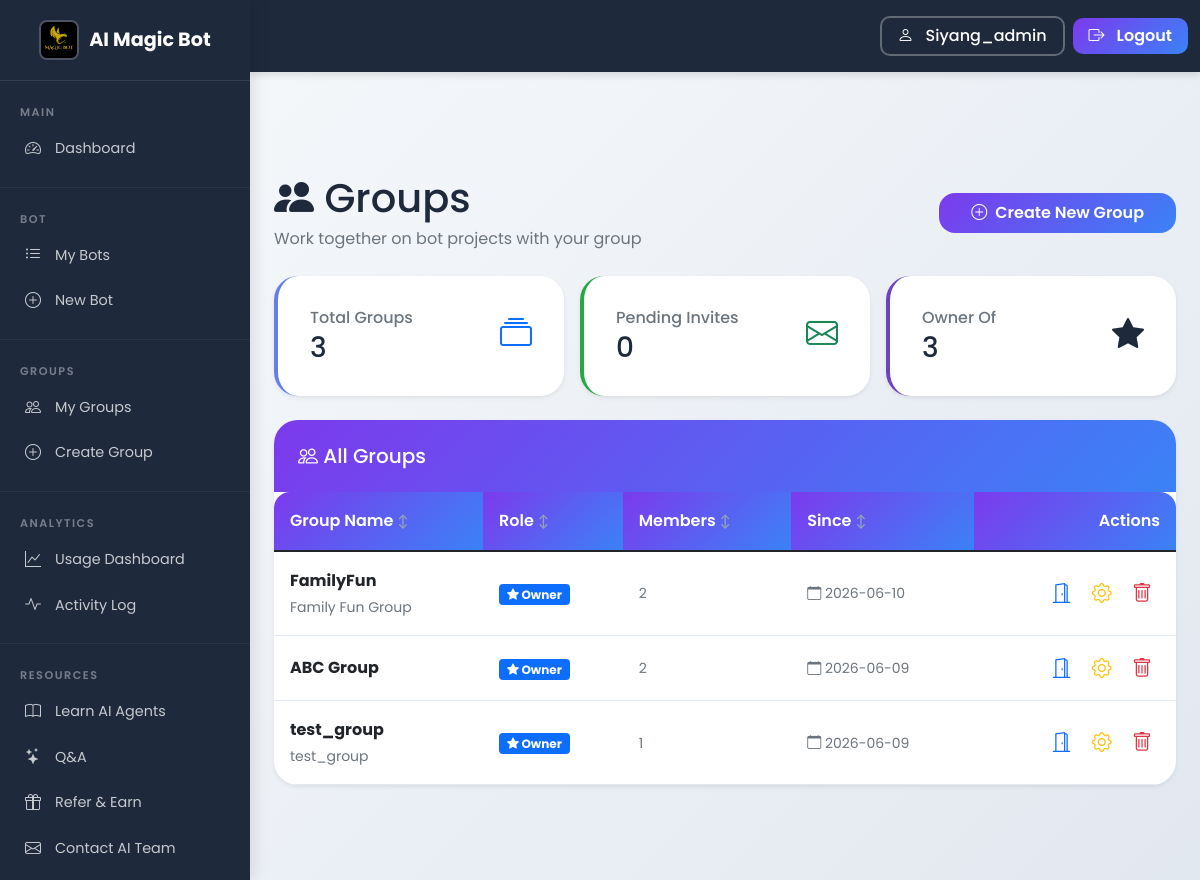
The app's page /groups (signed in) with its own data.
### tables this page shows
CREATE TABLE group_members (
            id INTEGER PRIMARY KEY AUTOINCREMENT,
            group_id INTEGER NOT NULL REFERENCES groups(id) ON DELETE CASCADE,
            user_id INTEGER NOT NULL REFERENCES users(id) ON DELETE CASCADE,
            role TEXT NOT NULL DEFAULT 'member',
            joined_at TIMESTAMP DEFAULT CURRENT_TIMESTAMP,
            invited_by INTEGER REFERENCES users(id) ON DELETE SET NULL,
            status TEXT DEFAULT 'active',
            permissions TEXT DEFAULT '{}',
            UNIQUE(group_id, user_id)
        );

CREATE TABLE groups (
            id INTEGER PRIMARY KEY AUTOINCREMENT,
            name TEXT NOT NULL,
            description TEXT,
            created_by INTEGER NOT NULL REFERENCES users(id) ON DELETE CASCADE,
            created_at TIMESTAMP DEFAULT CURRENT_TIMESTAMP,
            updated_at TIMESTAMP DEFAULT CURRENT_TIMESTAMP,
            is_active BOOLEAN DEFAULT TRUE,
            settings TEXT DEFAULT '{}'
        , group_chat_id TEXT DEFAULT NULL);

### group_collaboration_ui.py (the view)
    @app.route("/groups")
    @login_required
    def groups():
        user_id = session["user_id"]
        conn = get_db_connection()
        user_groups = get_user_groups(user_id)
        invitations = conn.execute("""
            SELECT ti.*, t.name as group_name, u.username as inviter_name
            FROM group_invitations ti
            JOIN groups t ON ti.group_id = t.id
            JOIN users u ON ti.invited_by = u.id
            WHERE ti.email = (
                SELECT email FROM users WHERE id = ?
            ) AND ti.status = 'pending' AND ti.expires_at > CURRENT_TIMESTAMP
        """, (user_id,)).fetchall()
        conn.close()
        return render_template("groups.html",
                             groups=user_groups,
                             invitations=invitations,
                             active_page='groups',
                             username=session.get("username"))

### app_complete_with_groups.py (called while the page is built, shortened)
@app.context_processor
def inject_trial_notification():
    return {}

@app.context_processor
def inject_random_background():
    import random
    background_images = [
        '/static/AI_IMG1.jpeg',
        '/static/AI_IMG_2.jpeg',
        '/static/AI_IMG_3.jpeg',
        '/static/AI_IMG_4.jpeg'
    ]
    random_bg = random.choice(background_images)
    return {
        'random_background': random_bg,
        'all_backgrounds': background_images,
        'is_admin': session.get('role') == 'admin'
    }

@app.after_request
def _log_access(response):
    if hasattr(request, "method") and hasattr(request, "path"):
        _access_logger.info(
            '%s %s %s %s',
            request.remote_addr or "-",
            request.method,
            request.full_path if hasattr(request, "full_path") else request.path,
            response.status_code,
        )
    return response

    def __call__(self, environ, start_response):
        environ['wsgi.url_scheme'] = 'https'
        return super().__call__(environ, start_response)

### db.py (called while the page is built)
def _sqlite_conn():
    import sqlite3
    db_path = Path(__file__).parent / "users.db"
    conn = sqlite3.connect(str(db_path), timeout=10)
    conn.row_factory = sqlite3.Row
    conn.execute("PRAGMA journal_mode=WAL")
    conn.execute("PRAGMA busy_timeout = 5000")
    conn.execute("PRAGMA synchronous = NORMAL")
    conn.execute("PRAGMA foreign_keys = ON")
    return conn

def get_conn():
    if USE_PG:
        return _pg_conn()
    return _sqlite_conn()

### group_collaboration_ui.py (called while the page is built)
def get_db_connection():
    return get_conn()

def get_user_groups(user_id):
    conn = get_db_connection()
    groups = conn.execute("""
        SELECT t.*, tm.role, tm.joined_at,
               (SELECT COUNT(*) FROM group_members WHERE group_id = t.id AND status = 'active') as member_count
        FROM groups t
        JOIN group_members tm ON t.id = tm.group_id
        WHERE tm.user_id = ? AND tm.status = 'active' AND t.is_active = TRUE
        ORDER BY t.created_at DESC
    """, (user_id,)).fetchall()
    conn.close()
    return groups

def login_required(f):
    @wraps(f)
    def decorated_function(*args, **kwargs):
        if "user_id" not in session:
            flash("Please log in to access this page.", "error")
            return redirect(url_for("signin_local"))
        return f(*args, **kwargs)
    return decorated_function

### templates/groups.html (shortened to what this page needs)
<!DOCTYPE html>
<html lang="en">
<head>
    <link href="https://cdn.jsdelivr.net/npm/bootstrap@5.1.3/dist/css/bootstrap.min.css" rel="stylesheet">
    <link rel="stylesheet" href="{{ url_for('static', filename='css/shared.css') }}">
    <link rel="stylesheet" href="https://cdn.jsdelivr.net/npm/bootstrap-icons@1.8.1/font/bootstrap-icons.css">
</head>
<body class="sidebar-layout">
    {% with active_page='groups' %}
    {% include '_sidebar.html' %}
<div class="sidebar-content">
    {% endwith %}
    <div class="container-fluid px-4 mt-4">
        <div class="d-flex justify-content-between align-items-center mb-4">
            <div>
                <h1 class="mb-1"><i class="bi bi-people-fill"></i> Groups</h1>
                <p class="text-muted mb-0">Work together on bot projects with your group</p>
            </div>
            <div>
                <a href="/groups/create" class="btn btn-primary">
                    <i class="bi bi-plus-circle"></i> Create New Group
                </a>
            </div>
        </div>
        <div class="row mb-4 g-3">
            <div class="col-md-4">
                <div class="card stats-card h-100 shadow-sm">
                    <div class="card-body">
                        <div class="d-flex justify-content-between">
                            <div>
                                <h6 class="text-muted mb-1">Total Groups</h6>
                                <h3 class="mb-0">{{ groups|length }}</h3>
                            </div>
                            <div class="text-primary"><i class="bi bi-collection fs-2"></i></div>
                        </div>
                    </div>
                </div>
            </div>
            <div class="col-md-4">
                <div class="card stats-card h-100 shadow-sm" style="border-left-color: #28a745;">
                    <div class="card-body">
                        <div class="d-flex justify-content-between">
                            <div>
                                <h6 class="text-muted mb-1">Pending Invites</h6>
                                <h3 class="mb-0">{{ invitations|length }}</h3>
                            </div>
                            <div class="text-success"><i class="bi bi-envelope fs-2"></i></div>
                        </div>
                    </div>
                </div>
            </div>
            <div class="col-md-4">
                <div class="card stats-card h-100 shadow-sm" style="border-left-color: #6f42c1;">
                    <div class="card-body">
                        <div class="d-flex justify-content-between">
                            <div>
                                <h6 class="text-muted mb-1">Owner Of</h6>
                                <h3 class="mb-0">{{ groups|selectattr('role','equalto','owner')|list|length }}</h3>
                            </div>
                            <div class="text-purple"><i class="bi bi-star-fill fs-2"></i></div>
                        </div>
                    </div>
                </div>
            </div>
        </div>
        <div class="card shadow-sm">
            <div class="card-header bg-white">
                <h5 class="mb-0"><i class="bi bi-people"></i> All Groups</h5>
            </div>
            <div class="card-body p-0">
                {% if groups %}
                <div class="table-responsive">
                    <table class="table table-hover mb-0 group-table">
                        <thead>
                            <tr>
                                <th>Group Name</th>
                                <th>Role</th>
                                <th>Members</th>
                                <th>Since</th>
                                <th class="text-end">Actions</th>
                            </tr>
                        </thead>
                        <tbody>
                            {% for group in groups %}
                            <tr>
                                <td data-label="Group Name">
                                    <strong>{{ group.name }}</strong>
                                    {% if group.description %}
                                    <br><small class="text-muted">{{ group.description[:80] }}{% if group.description|length > 80 %}…{% endif %}</small>
                                    {% endif %}
                                </td>
                                <td data-label="Role">
                                    {% if group.role == 'owner' %}
                                    <span class="badge bg-primary"><i class="bi bi-star-fill"></i> Owner</span>
                                    {% elif group.role == 'admin' %}
                                    <span class="badge bg-warning text-dark">Admin</span>
                                    {% else %}
                                    <span class="badge bg-secondary">Member</span>
                                    {% endif %}
                                </td>
                                <td class="small text-muted" data-label="Members">{{ group.member_count or '—' }}</td>
                                <td class="small text-muted" data-label="Since"><i class="bi bi-calendar"></i> {{ (group.joined_at or group.created_at)[:10] }}</td>
                                <td class="text-end" style="white-space: nowrap;" data-label="Actions">
                                    <a href="/groups/{{ group.id }}" class="action-link enter" title="Enter">
                                        <i class="bi bi-door-open fs-5"></i>
                                    </a>
                                    {% if is_admin or group.role in ['owner', 'admin'] %}
                                    <a href="/groups/{{ group.id }}/settings" class="action-link edit" title="Settings">
                                        <i class="bi bi-gear fs-5"></i>
                                    </a>
                                    {% if is_admin or group.role == 'owner' %}
                                    <a href="javascript:void(0)" class="action-link delete" title="Delete"
                                       onclick="if(confirm('Delete group «{{ group.name }}»? This cannot be undone.')){document.getElementById('del-form-{{ group.id }}').submit()}">
                                        <i class="bi bi-trash fs-5"></i>
                                    </a>
                                    {% endif %}
                                    {% endif %}
                                </td>
                            </tr>
                            {% endfor %}
                        </tbody>
                    </table>
                </div>
                {% endif %}
            </div>
        </div>
    </div>
</div>
</body>
</html>

### static/css/shared.css (style rules this page uses)
:root { --primary-color: #7c3aed; --secondary-color: #3b82f6; --accent-color: #f59e0b; --success-color: #10b981; --danger-color: #ef4444; --warning-color: #f59e0b; --info-color: #3b82f6; --dark-color: #1e293b; --light-color: #f8fafc; --gray-100: #f1f5f9; --gray-200: #e2e8f0; --gray-300: #cbd5e1; --gray-400: #94a3b8; --gray-500: #64748b; --gray-600: #475569; --gray-700: #334155; --gray-800: #1e293b; --gray-900: #0f172a; --body-bg: linear-gradient(135deg, #f8fafc 0%, #e2e8f0 100%); --card-bg: white; --text-color: var(--dark-color); --text-light: var(--gray-600); --text-muted: var(--gray-500); --border-color: var(--gray-300); --spacing-xs: 0.25rem; --spacing-sm: 0.5rem; --spacing-md: 1rem; --spacing-lg: 1.5rem; --spacing-xl: 2rem; --spacing-2xl: 3rem; --spacing-3xl: 4rem; --radius-sm: 0.25rem; --radius-md: 0.5rem; --radius-lg: 1rem; --radius-xl: 1.5rem; --radius-2xl: 2rem; --shadow-sm: 0 1px 3px rgba(0, 0, 0, 0.12); --shadow-md: 0 4px 6px rgba(0, 0, 0, 0.1); --shadow-lg: 0 10px 25px rgba(0, 0, 0, 0.15); --shadow-xl: 0 20px 40px rgba(0, 0, 0, 0.2); --shadow-2xl: 0 25px 50px rgba(0, 0, 0, 0.25); --transition-fast: 0.15s ease; --transition-normal: 0.3s ease; --transition-slow: 0.5s ease; --transition-bounce: cubic-bezier(0.175, 0.885, 0.32, 1.275); }
* { font-family: 'Poppins', -apple-system, BlinkMacSystemFont, 'Segoe UI', Roboto, 'Helvetica Neue', Arial, sans-serif; box-sizing: border-box; }
body { background: var(--body-bg); color: var(--text-color); line-height: 1.6; min-height: 100vh; overflow-x: hidden; }
a { color: var(--primary-color); text-decoration: none; transition: color var(--transition-fast); }
.btn { border-radius: var(--radius-lg); font-weight: 600; padding: var(--spacing-sm) var(--spacing-xl); transition: all var(--transition-normal); border: none; display: inline-flex; align-items: center; justify-content: center; gap: var(--spacing-sm); }
.btn-primary { background: linear-gradient(135deg, var(--primary-color), var(--secondary-color)); border: none; color: white; }
.card { border: none; border-radius: var(--radius-xl); box-shadow: var(--shadow-md); transition: all var(--transition-normal); background: var(--card-bg); overflow: hidden; }
.card-header { background: linear-gradient(135deg, var(--primary-color), var(--secondary-color)); color: white; border: none; padding: var(--spacing-lg); font-weight: 600; }
.card-body { padding: var(--spacing-xl); }
.table { border-radius: var(--radius-lg); overflow: hidden; box-shadow: var(--shadow-sm); }
.table thead th { background: linear-gradient(135deg, var(--primary-color), var(--secondary-color)); color: white; border: none; padding: var(--spacing-md); font-weight: 600; }
.table tbody tr { transition: background-color var(--transition-fast); }
.table td { padding: var(--spacing-md); vertical-align: middle; border-color: var(--gray-200); }
body.sidebar-layout { padding-left: 250px; transition: padding-left var(--transition-normal); min-height: 100vh; }
.sidebar-content { padding-top: 20px; }
.sidebar-content { margin-left: 0; padding-top: 70px; min-height: 100vh; }

### templates/groups.html (style rules this page uses)
.group-table th { font-weight: 600; border-top: none; background: #f8f9fa; }
.group-table td { vertical-align: middle; }
.action-link { text-decoration: none; padding: 4px 8px; border-radius: 6px; transition: background 0.15s; }
.action-link.enter { color: #0d6efd; }
.action-link.edit { color: #ffc107; }
.action-link.delete { color: #dc3545; }
.stats-card { border-left: 4px solid #667eea; transition: transform 0.2s; }

### records on screen
group_members: name "FamilyFun", description "Family Fun Group", role "owner" (drawn), member_count "2", joined_at "2026-06-10"
group_members: name "ABC Group", role "owner" (drawn), member_count "2", joined_at "2026-06-09"
group_members: name "test_group", description "test_group", role "owner" (drawn), member_count "1", joined_at "2026-06-09"

### other values on screen
{{ username }} "Siyang_admin"
{{ groups|length }} "3"
{{ invitations|length }} "0"
{{ groups|selectattr('role','equalto','owner')|list|length }} "3"
